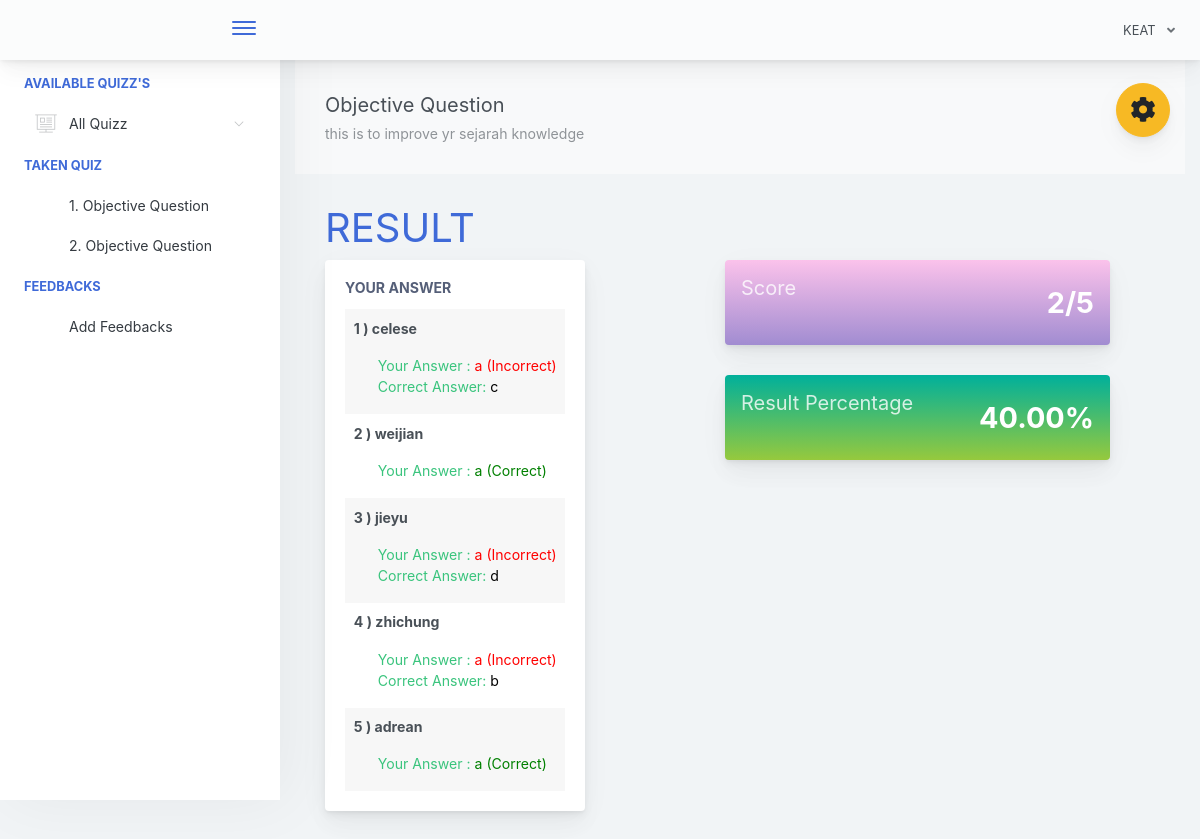
/home.php?page=result&id=26&atmpAnsid=1 (signed in), run on the app's committed database.
### tables this page shows
CREATE TABLE `examinee_tbl` (
  `exmne_id` int(11) NOT NULL,
  `exmne_fullname` varchar(1000) NOT NULL,
  `exmne_course` varchar(1000) NOT NULL,
  `exmne_gender` varchar(1000) NOT NULL,
  `exmne_birthdate` varchar(1000) NOT NULL,
  `exmne_year_level` varchar(1000) NOT NULL,
  `exmne_email` varchar(1000) NOT NULL,
  `exmne_password` varchar(1000) NOT NULL,
  `exmne_status` varchar(1000) NOT NULL DEFAULT 'active'
);

CREATE TABLE `exam_tbl` (
  `ex_id` int(11) NOT NULL,
  `cou_id` int(11) NOT NULL,
  `ex_title` varchar(1000) NOT NULL,
  `ex_time_limit` varchar(1000) NOT NULL,
  `ex_questlimit_display` int(11) NOT NULL,
  `ex_description` varchar(1000) NOT NULL,
  `ex_created` timestamp NOT NULL DEFAULT current_timestamp() ON UPDATE current_timestamp()
);

CREATE TABLE `exam_question_tbl` (
  `eqt_id` int(11) NOT NULL,
  `exam_id` int(11) NOT NULL,
  `exam_question` varchar(1000) NOT NULL,
  `exam_ch1` varchar(1000) NOT NULL,
  `exam_ch2` varchar(1000) NOT NULL,
  `exam_ch3` varchar(1000) NOT NULL,
  `exam_ch4` varchar(1000) NOT NULL,
  `exam_answer` varchar(1000) NOT NULL,
  `exam_status` varchar(1000) NOT NULL DEFAULT 'active'
);

CREATE TABLE `exam_answers` (
  `exans_id` int(11) NOT NULL,
  `axmne_id` int(11) NOT NULL,
  `exam_id` int(11) NOT NULL,
  `quest_id` int(11) NOT NULL,
  `exans_answer` varchar(1000) NOT NULL,
  `exans_status` varchar(1000) NOT NULL DEFAULT 'new',
  `atmpAns` int(11) NOT NULL,
  `exans_created` timestamp NOT NULL DEFAULT current_timestamp() ON UPDATE current_timestamp()
);

### query/selectData.php (called while the page is built, shortened)
<?php
$exmneId = $_SESSION['examineeSession']['exmne_id'];
$selExmneeData = $conn->query("SELECT * FROM examinee_tbl WHERE exmne_id='$exmneId' ")->fetch(PDO::FETCH_ASSOC);
 ?>

### pages/result.php (the view)
<?php
$atmpAnsid = isset($_GET['atmpAnsid']) ? $_GET['atmpAnsid'] : 1;
$examId = isset($_GET['id']) ? $_GET['id'] : null;
$selExam = $conn->query("SELECT * FROM exam_tbl WHERE ex_id='$examId'")->fetch(PDO::FETCH_ASSOC);
$attemptScoreQuery = "
    SELECT COUNT(*) AS correct_answers
    FROM exam_question_tbl eqt
    INNER JOIN exam_answers ea ON eqt.eqt_id = ea.quest_id
    WHERE ea.axmne_id='$exmneId'
    AND ea.exam_id='$examId'
    AND ea.exans_status='new'
    AND eqt.exam_answer = ea.exans_answer
    AND ea.atmpAns = '$atmpAnsid'
";
$selAttemptScore = $conn->query($attemptScoreQuery);
$row = $selAttemptScore->fetch(PDO::FETCH_ASSOC);
$attemptCorrectAnswers = $row['correct_answers'];
$totalQuestionsAttempt = $selExam['ex_questlimit_display'];
$attemptResultPercentage = ($attemptCorrectAnswers / $totalQuestionsAttempt) * 100;
$attemptResultPercentageFormatted = number_format($attemptResultPercentage, 2) . "%";
?>
<div class="app-main__outer">
    <div class="app-main__inner">
        <div id="refreshData">
            <div class="col-md-12">
                <div class="app-page-title">
                    <div class="page-title-wrapper">
                        <div class="page-title-heading">
                            <div>
                                <?php echo $selExam['ex_title']; ?>
                                <div class="page-title-subheading">
                                    <?php echo $selExam['ex_description']; ?>
                                </div>
                            </div>
                        </div>
                    </div>
                </div>
                <div class="row col-md-12">
                    <h1 class="text-primary">RESULT</h1>
                </div>
                <div class="row col-md-6 float-left">
                    <div class="main-card mb-3 card">
                        <div class="card-body">
                            <h5 class="card-title">Your Answer</h5>
                            <table class="align-middle mb-0 table table-borderless table-striped table-hover" id="tableList">
                                <?php
                               $selQuest = $conn->query("SELECT eqt.*, ea.*, ea.exans_answer AS examinee_answer, eqt.exam_answer AS correct_answer FROM ( SELECT DISTINCT eqt_id, exam_id FROM exam_question_tbl WHERE exam_id = $examId ) AS distinct_eqt INNER JOIN exam_question_tbl eqt ON distinct_eqt.eqt_id = eqt.eqt_id INNER JOIN exam_answers ea ON eqt.eqt_id = ea.quest_id WHERE ea.axmne_id = $exmneId AND ea.atmpAns = $atmpAnsid");
                                $i = 1;
                                while ($selQuestRow = $selQuest->fetch(PDO::FETCH_ASSOC)) { ?>
                                    <tr>
                                        <td>
                                            <b><p><?php echo $i++; ?> ) <?php echo $selQuestRow['exam_question']; ?></p></b>
                                            <label class="pl-4 text-success">
                                                Your Answer :
                                                <?php
    if($selQuestRow['exam_answer'] != $selQuestRow['examinee_answer'])
    { ?>
        <span style="color:red"><?php echo $selQuestRow['examinee_answer']; ?> (Incorrect)</span>
        <br>
        Correct Answer: <span style="color:black"><?php echo $selQuestRow['correct_answer']; ?></span>
    <?php }
    else
    { ?>
        <span style="color:green"><?php echo $selQuestRow['examinee_answer']; ?> (Correct)</span>
    <?php }
?>
                                            </label>
                                        </td>
                                    </tr>
                                <?php }
                                ?>
                            </table>
                        </div>
                    </div>
                </div>
                <div class="col-md-6 float-left">
                    <div class="card mb-3 widget-content bg-night-fade">
                        <div class="widget-content-wrapper text-white">
                            <div class="widget-content-left">
                                <div class="widget-heading"><h5>Score </h5></div>
                                <div class="widget-subheading" style="color: transparent;">/</div>
                            </div>
                            <div class="widget-content-right">
                                <div class="widget-numbers text-white">
                                    <span><?php echo $attemptCorrectAnswers; ?>/<?php echo $totalQuestionsAttempt; ?></span>
                                </div>
                            </div>
                        </div>
                    </div>
                </div>
                <div class="col-md-6 float-left">
                    <div class="card mb-3 widget-content bg-happy-green">
                        <div class="widget-content-wrapper text-white">
                            <div class="widget-content-left">
                                <div class="widget-heading"><h5>Result Percentage</h5></div>
                                <div class="widget-subheading" style="color: transparent;">/</div>
                            </div>
                            <div class="widget-content-right">
                                <div class="widget-numbers text-white">
                                    <?php echo $attemptResultPercentageFormatted; ?>
                                </div>
                            </div>
                        </div>
                    </div>
                </div>
            </div>
        </div>
    </div>
</div>

### includes/header.php (shortened to what this page needs)
<?php
  include("conn.php");
  include("query/selectData.php");
 ?>
<!doctype html>
<html lang="en">
<head>
    <link href="./main.css" rel="stylesheet">
    <link href="css/sweetalert.css" rel="stylesheet">
</head>
<body id="body">
    <div class="app-container app-theme-white body-tabs-shadow fixed-sidebar fixed-header">
        <div class="app-header header-shadow">
            <div class="app-header__logo">
                <a href="home.php"><div class="logo-src"></div></a>
                <div class="header__pane ml-auto">
                    <div>
                        <button type="button" class="hamburger close-sidebar-btn hamburger--elastic" data-class="closed-sidebar">
                            <span class="hamburger-box">
                                <span class="hamburger-inner"></span>
                            </span>
                        </button>
                    </div>
                </div>
            </div>
                <div class="app-header__content">
                <div class="app-header-right">
                    <div class="header-btn-lg pr-0">
                        <div class="widget-content p-0">
                            <div class="widget-content-wrapper">
                                <div class="widget-content-left">
                                    <div class="btn-group">
                                        <a data-toggle="dropdown" aria-haspopup="true" aria-expanded="false" class="p-0 btn">
                                            <?php
                                                echo strtoupper($selExmneeData['exmne_fullname']);
                                             ?>
                                            <i class="fa fa-angle-down ml-2 opacity-8"></i>
                                        </a>
                                    </div>
                                </div>
                            </div>
                        </div>
                    </div>        </div>
            </div>
        </div>

### includes/ui-theme.php (shortened to what this page needs)
<div class="ui-theme-settings">
            <button type="button" id="TooltipDemo" class="btn-open-options btn btn-warning" style="top:110px !important;">
                <i class="fa fa-cog fa-w-16 fa-spin fa-2x"></i>
            </button>
        </div>

### home.php (shortened to what this page needs)
<?php include("includes/header.php"); ?>
<?php include("includes/ui-theme.php"); ?>
<div class="app-main">
<?php include("includes/sidebar.php"); ?>
<?php
   @$page = $_GET['page'];
   if($page != '')
   {
     if($page == "exam")
     {
       include("pages/exam.php");
     }
     else if($page == "result")
     {
       include("pages/result.php");
     }
     else if($page == "myscores")
     {
       include("pages/myscores.php");
     }
   }
   else
   {
     include("pages/home.php");
   }
 ?>
<?php include("includes/footer.php"); ?>

### includes/sidebar.php (shortened to what this page needs)
<div class="app-sidebar sidebar-shadow">
        <div class="scrollbar-sidebar">
        <div class="app-sidebar__inner">
            <ul class="vertical-nav-menu">
                <li class="app-sidebar__heading">AVAILABLE Quizz'S</li>
                <li>
                <a href="#">
                     <i class="metismenu-icon pe-7s-display2"></i>
                     All Quizz
                    <i class="metismenu-state-icon pe-7s-angle-down caret-left"></i>
                </a>
                </li>
                 <li class="app-sidebar__heading">TAKEN Quiz</li>
                 <li>
    <?php
    $selTakenExam = $conn->query("SELECT * FROM exam_tbl et INNER JOIN exam_attempt ea ON et.ex_id = ea.exam_id WHERE exmne_id='$exmneId' ORDER BY ea.atmpAns ASC");
    if($selTakenExam->rowCount() > 0)
    {
        $counter = 1;
        while ($selTakenExamRow = $selTakenExam->fetch(PDO::FETCH_ASSOC)) { ?>
            <a href="home.php?page=result&id=<?php echo $selTakenExamRow['ex_id']; ?>&atmpAnsid=<?php echo $selTakenExamRow['atmpAns']; ?>" >
                <?php echo $counter++; ?>. <?php echo $selTakenExamRow['ex_title']; ?>
            </a>
        <?php }
    }
    else
    { ?>
        <a href="#" class="pl-3">You have not taken any quizzes yet</a>
    <?php }
    ?>
</li>
                <li class="app-sidebar__heading">FEEDBACKS</li>
                <li>
                    <a href="#" data-toggle="modal" data-target="#feedbacksModal" >
                        Add Feedbacks
                    </a>
                </li>
            </ul>
        </div>
    </div>
</div>

### includes/footer.php (shortened to what this page needs)
    </div>
        </div>
</body>
</html>

### data on the page
examinee_tbl: exmne_fullname "KEAT"
exam_tbl: ex_title "Objective Question", ex_description "this is to improve yr sejarah knowledge", ex_questlimit_display "5"
exam_question_tbl: exam_question "celese", exam_answers.exans_answer "a", exam_answer "c"
exam_question_tbl: exam_question "weijian", exam_answers.exans_answer "a"
exam_question_tbl: exam_question "jieyu", exam_answers.exans_answer "a", exam_answer "d"
exam_question_tbl: exam_question "zhichung", exam_answers.exans_answer "a", exam_answer "b"
exam_question_tbl: exam_question "adrean", exam_answers.exans_answer "a"

### other printed values
$attemptCorrectAnswers "2"
$attemptResultPercentageFormatted "40.00%"
